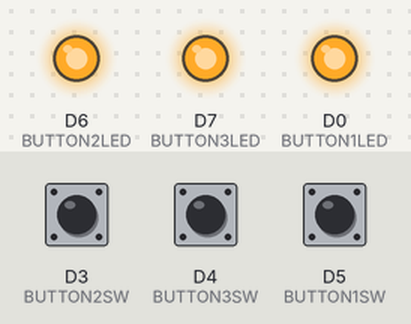
A sketch run on a simulated ESP8266 (NodeMCU). Shown: output pins drawn as LEDs (lit = HIGH). The inputs (shaded band) are chosen by the test bench; at power-on: D3 (BUTTON2SW) HIGH, D4 (BUTTON3SW) HIGH, D5 (BUTTON1SW) HIGH.

Above: at 1.2 s.
1.3 s: D3 (BUTTON2SW) pulled LOW for 0.15 s
At 1.37 s:
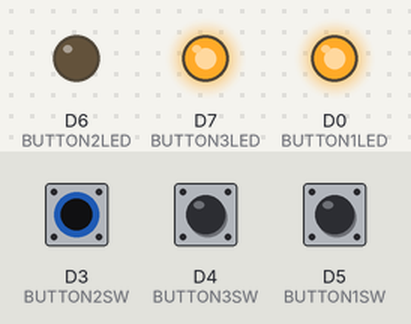
2.9 s: D4 (BUTTON3SW) pulled LOW for 0.15 s
At 2.97 s:
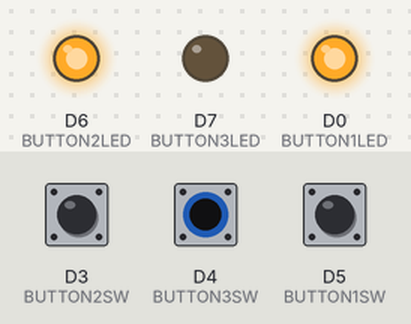
4.5 s: D5 (BUTTON1SW) pulled LOW for 0.15 s
At 4.57 s:
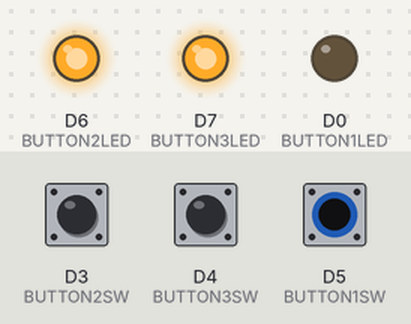
6.1 s: D5 (BUTTON1SW) pulled LOW for 3.2 s
At 10.5 s:
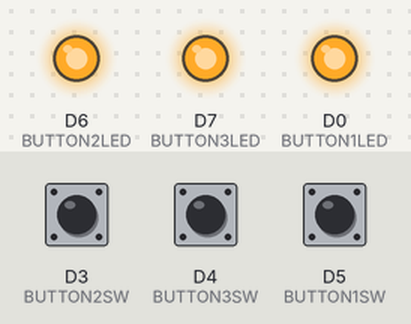
10.8 s: D3 (BUTTON2SW) pulled LOW for 3.2 s
At 11.8 s:
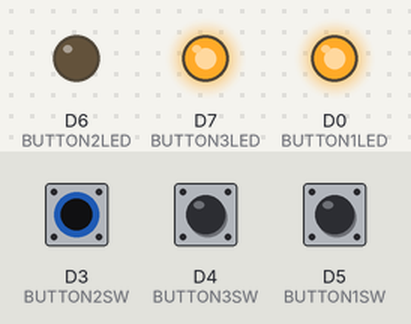
15.5 s: D3 (BUTTON2SW) driven LOW and D4 (BUTTON3SW) driven LOW
At 16.8 s:
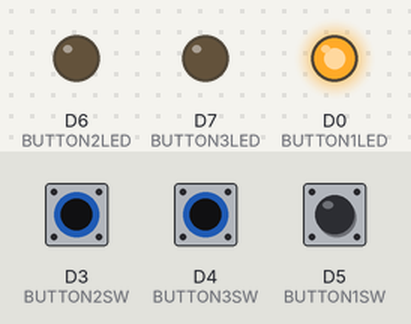
Timing chart, 0 to 18.0 s (numbered marks = the images above; inputs shaded):
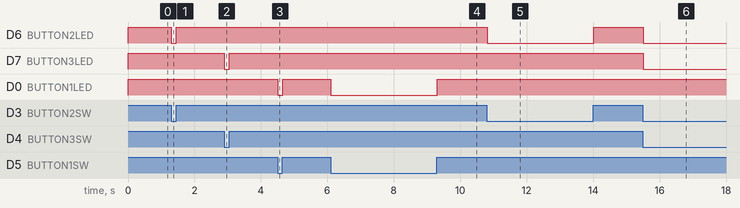

The sketch:

buttons.ino
```cpp
#define BUTTON1LED D0
#define BUTTON1SW  D5
#define BUTTON2LED D6
#define BUTTON2SW  D3
#define BUTTON3LED D7
#define BUTTON3SW  D4

void setup() {
	pinMode(BUTTON1LED, OUTPUT);
	pinMode(BUTTON2LED, OUTPUT);
	pinMode(BUTTON3LED, OUTPUT);

	pinMode(BUTTON1SW, INPUT_PULLUP);
	pinMode(BUTTON2SW, INPUT_PULLUP);
	pinMode(BUTTON3SW, INPUT_PULLUP);
}

void loop() {
	if (!digitalRead(BUTTON1SW)) {
		digitalWrite(BUTTON1LED, LOW);
	} else {
		digitalWrite(BUTTON1LED, HIGH);
	}

	if (!digitalRead(BUTTON2SW)) {
		digitalWrite(BUTTON2LED, LOW);
	} else {
		digitalWrite(BUTTON2LED, HIGH);
	}

	if (!digitalRead(BUTTON3SW)) {
		digitalWrite(BUTTON3LED, LOW);
	} else {
		digitalWrite(BUTTON3LED, HIGH);
	}

	delay(50);
}
```

Measured:
- after the input at 1.3 s, D6 (BUTTON2LED): HIGH → LOW at once, → HIGH 0.15 s later
- after the input at 2.9 s, D7 (BUTTON3LED): HIGH → LOW at once, → HIGH 0.15 s later
- after the input at 4.5 s, D0 (BUTTON1LED): HIGH → LOW at once, → HIGH 0.15 s later
- after the input at 6.1 s, D0 (BUTTON1LED): HIGH → LOW at once, → HIGH 3.2 s later
- after the input at 10.8 s, D6 (BUTTON2LED): HIGH → LOW at once, → HIGH 3.2 s later
- after the input at 15.5 s, D6 (BUTTON2LED), D7 (BUTTON3LED): HIGH → LOW at once
